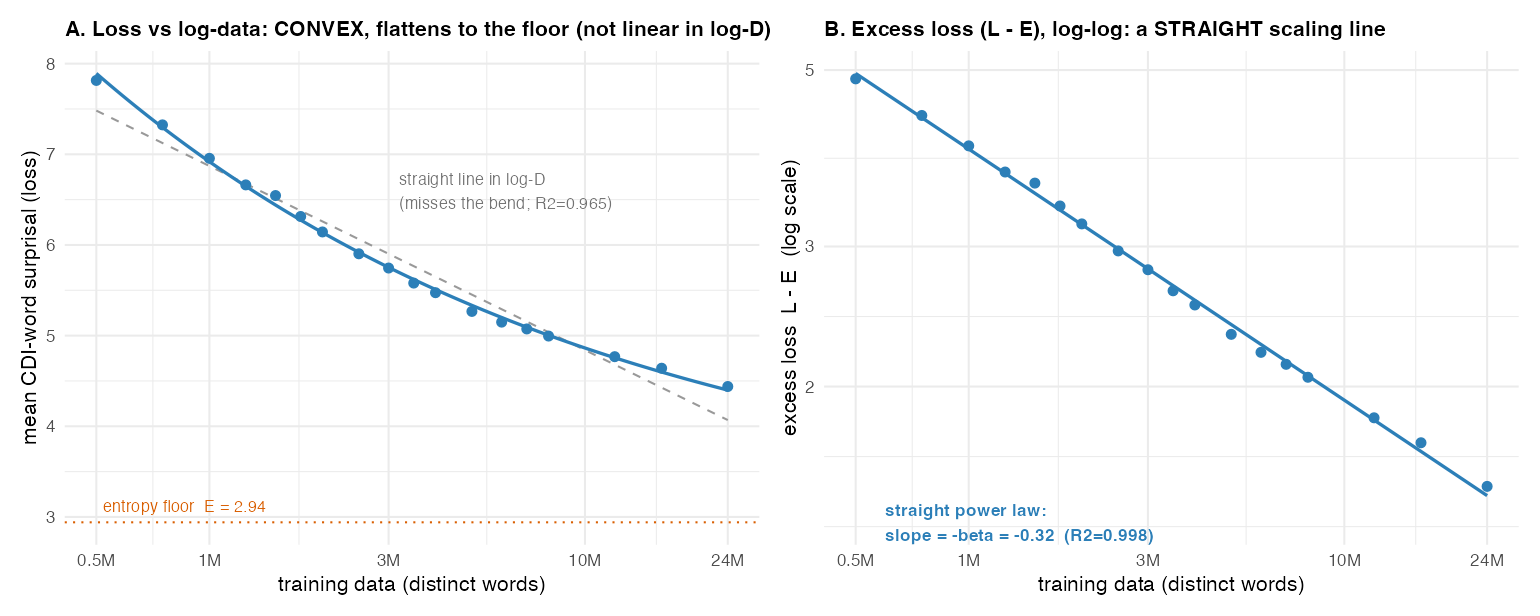

The script that saved this image:
#!/usr/bin/env Rscript
# The scaling law two ways: same CDI-word data.
# A: loss (mean surprisal) vs log data -> CONVEX, flattening toward the entropy floor E (a straight
#    line in log-D, dashed grey, misses the bend -> loss is NOT linear in log-D).
# B: log(EXCESS loss = L - E) vs log data -> a STRAIGHT line, slope -beta (the actual scaling law).
suppressPackageStartupMessages({library(dplyr);library(readr);library(ggplot2);library(patchwork)})
ROOT<-"/Users/mcfrank/Projects/standard_model_2"; OUT<-file.path(ROOT,"studies/llm"); LM<-"#2c7fb8"

bud <- read_csv(file.path(ROOT,"fits/llm/ladder_bestval_finer.csv"),show_col_types=FALSE) |>
  group_by(words) |> summarise(L=mean(surprisal),.groups="drop") |> arrange(words)
f <- nls(L ~ E + B*words^(-beta), data=bud, start=list(E=3,B=50,beta=0.3),
         control=nls.control(maxiter=500,warnOnly=TRUE))
E<-coef(f)["E"]; B<-coef(f)["B"]; beta<-coef(f)["beta"]
bud <- bud |> mutate(excess = L - E)
sm  <- tibble(words=10^seq(log10(min(bud$words)),log10(max(bud$words)),length=100)) |>
  mutate(L = E + B*words^(-beta), excess = B*words^(-beta))
linfit <- lm(L~log10(words), bud)                                   # the "linear in log-D" fit
r2lin <- summary(linfit)$r.squared
xb<-c(5e5,1e6,3e6,1e7,2.4e7); xl<-c("0.5M","1M","3M","10M","24M")

# ---- A: loss vs log data (convex; floor; linear fit misses it) ----
pA <- ggplot(bud, aes(words,L)) +
  geom_line(aes(words, predict(linfit, bud)), linetype="dashed", colour="grey60") +
  geom_hline(yintercept=E, linetype="dotted", colour="#d95f02") +
  annotate("text", x=5.2e5, y=E+0.18, hjust=0, size=3, colour="#d95f02",
           label=sprintf("entropy floor  E = %.2f", E)) +
  annotate("text", x=3.2e6, y=6.6, hjust=0, size=3, colour="grey45",
           label=sprintf("straight line in log-D\n(misses the bend; R2=%.3f)", r2lin)) +
  geom_line(data=sm, aes(words,L), colour=LM, linewidth=.8) + geom_point(size=2, colour=LM) +
  scale_x_log10(breaks=xb,labels=xl) +
  labs(subtitle="A. Loss vs log-data: CONVEX, flattens to the floor (not linear in log-D)",
       x="training data (distinct words)", y="mean CDI-word surprisal (loss)") +
  theme_minimal(base_size=11)+theme(plot.subtitle=element_text(face="bold"))

# ---- B: log(excess loss) vs log data -> straight scaling line, slope -beta ----
pB <- ggplot(bud, aes(words,excess)) +
  geom_line(data=sm, aes(words,excess), colour=LM, linewidth=.8) + geom_point(size=2, colour=LM) +
  annotate("text", x=6e5, y=1.35, hjust=0, size=3.2, colour=LM, fontface="bold",
           label=sprintf("straight power law:
slope = -beta = -%.2f  (R2=0.998)", beta)) +
  scale_x_log10(breaks=xb,labels=xl) + scale_y_log10() +
  labs(subtitle="B. Excess loss (L - E), log-log: a STRAIGHT scaling line",
       x="training data (distinct words)", y="excess loss  L - E  (log scale)") +
  theme_minimal(base_size=11)+theme(plot.subtitle=element_text(face="bold"))

ggsave(file.path(OUT,"fig_scaling_twopanel.png"), pA|pB, width=11, height=4.4, dpi=140)
cat(sprintf("E=%.2f B=%.1f beta=%.3f  | linear-in-logD R2=%.3f\n", E,B,beta,r2lin))
cat("wrote fig_scaling_twopanel.png\n")
